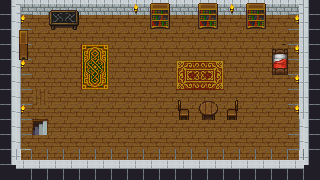

This is a level from a 2D game, rendered from its Tiled map with the project's own tilesets. A one-line summary and the complete map file follow:
An orthogonal 20x12 tile map with 16x15 px tiles, 7 tile layers (black layer 1, black layer 2, wood, wood 2, ...), 2 tilesets.

<map version="1.10" tiledversion="1.10.2" orientation="orthogonal" renderorder="right-down" width="20" height="12" tilewidth="16" tileheight="15" infinite="0" nextlayerid="8" nextobjectid="1">
 <tileset firstgid="1" source="blacktileagain.tsx" />
 <tileset firstgid="553" source="c.tsx" />
 <layer id="1" name="black layer 1" width="20" height="12">
  <data encoding="csv">
312,312,312,312,312,312,312,312,312,312,312,312,312,312,312,312,312,312,312,312,
312,312,312,312,312,312,312,312,312,312,312,312,312,312,312,312,312,312,312,312,
312,312,312,312,312,312,312,312,312,312,312,312,312,312,312,312,312,312,312,312,
312,312,312,312,312,312,312,312,312,312,312,312,312,312,312,312,312,312,312,312,
312,312,312,312,312,312,312,312,312,312,312,312,312,312,312,312,312,312,312,312,
312,312,312,312,312,312,312,312,312,312,312,312,312,312,312,312,312,312,312,312,
312,312,312,312,312,312,312,312,312,312,312,312,312,312,312,312,312,312,312,312,
312,312,312,312,312,312,312,312,312,312,312,312,312,312,312,312,312,312,312,312,
312,312,312,312,312,312,312,312,312,312,312,312,312,312,312,312,312,312,312,312,
312,312,312,312,312,312,312,312,312,312,312,312,312,312,312,312,312,312,312,312,
312,0,0,0,0,0,0,0,0,0,0,0,0,0,0,0,0,0,0,312,
312,312,312,312,312,312,312,312,312,312,312,312,312,312,312,312,312,312,312,312
</data>
 </layer>
 <layer id="2" name="black layer 2" width="20" height="12">
  <data encoding="csv">
335,335,335,335,335,335,335,335,335,335,335,335,335,335,335,335,335,335,335,335,
335,335,335,335,335,335,335,335,335,335,335,335,335,335,335,335,335,335,335,335,
335,335,335,335,335,335,335,335,335,335,335,335,335,335,335,335,335,335,335,335,
335,335,335,335,335,335,335,335,335,335,335,335,335,335,335,335,335,335,335,335,
335,335,335,335,335,335,335,335,335,335,335,335,335,335,335,335,335,335,335,335,
335,335,335,335,335,335,335,335,335,335,335,335,335,335,335,335,335,335,335,335,
335,335,335,335,335,335,335,335,335,335,335,335,335,335,335,335,335,335,335,335,
335,335,335,335,335,335,335,335,335,335,335,335,335,335,335,335,335,335,335,335,
335,335,335,335,335,335,335,335,335,335,335,335,335,335,335,335,335,335,335,335,
335,335,335,335,335,335,335,335,335,335,335,335,335,335,335,335,335,335,335,335,
335,0,0,0,0,0,0,0,0,0,0,0,0,0,0,0,0,0,0,335,
335,0,0,0,0,0,0,0,0,0,0,0,0,0,0,0,0,0,0,335
</data>
 </layer>
 <layer id="3" name="wood" width="20" height="12">
  <data encoding="csv">
0,559,559,559,559,559,559,559,559,559,559,559,559,559,559,559,559,559,559,0,
0,559,559,559,559,559,559,559,559,559,559,559,559,0,0,0,0,0,0,0,
0,559,559,559,559,559,559,559,559,559,559,559,559,0,0,0,0,0,0,0,
0,559,559,559,559,559,559,559,559,559,559,559,559,0,0,0,0,0,0,0,
0,559,559,559,559,559,559,559,559,559,559,559,559,0,0,0,0,0,0,0,
0,559,559,559,559,559,559,559,559,559,559,559,559,0,0,0,0,0,0,0,
0,559,559,559,559,559,559,559,559,559,559,559,559,0,0,0,0,0,0,0,
0,559,559,559,559,559,559,559,559,559,559,559,559,0,0,0,0,0,0,0,
0,559,559,559,559,559,559,559,559,559,559,559,559,0,0,0,0,0,0,0,
0,559,559,559,559,559,559,559,559,559,559,559,559,0,0,0,0,0,0,0,
0,3221226055,559,559,559,559,559,559,559,559,559,559,559,559,559,559,559,559,2684355143,0,
0,0,0,0,0,0,0,0,0,0,0,0,0,0,0,0,0,0,0,0
</data>
 </layer>
 <layer id="4" name="wood 2" width="20" height="12">
  <data encoding="csv">
0,0,0,0,0,0,0,0,0,0,0,0,0,0,0,0,0,0,0,0,
0,0,0,0,0,0,0,0,0,0,0,0,0,559,559,559,559,559,559,0,
0,0,0,0,0,0,0,0,0,0,0,0,0,559,559,559,559,559,559,0,
0,0,0,0,0,0,0,0,0,0,0,0,0,559,559,559,559,559,559,0,
0,0,0,0,0,0,0,0,0,0,0,0,0,559,559,559,559,559,559,0,
0,0,0,0,0,0,0,0,0,0,0,0,0,559,559,559,559,559,559,0,
0,0,1610613295,0,0,0,0,0,0,0,0,0,0,559,559,559,559,559,559,0,
0,0,0,0,0,0,0,0,0,0,0,0,0,559,559,559,559,559,559,0,
0,0,1610613295,0,0,0,0,0,0,0,0,0,0,559,559,559,559,559,559,0,
0,0,0,0,0,0,0,0,0,0,0,0,0,559,559,559,559,559,559,0,
0,559,0,0,0,0,0,0,0,0,0,0,0,0,0,0,0,0,559,0,
0,0,0,0,0,0,0,0,0,0,0,0,0,0,0,0,0,0,0,0
</data>
 </layer>
 <layer id="5" name="furniture" width="20" height="12">
  <data encoding="csv">
0,581,582,582,582,582,582,582,582,582,582,582,582,582,582,582,582,582,583,0,
0,588,0,0,0,0,0,0,0,0,0,0,0,0,0,0,0,0,590,0,
0,588,0,0,0,0,0,0,0,0,0,0,0,0,0,0,0,0,590,0,
0,588,0,0,0,0,0,0,0,0,0,0,0,0,0,0,0,0,590,0,
0,588,0,0,0,0,0,0,0,0,0,0,0,0,0,0,0,0,590,0,
0,588,0,0,0,0,0,0,0,0,0,0,0,0,0,0,0,0,590,0,
0,588,0,0,0,0,0,0,0,0,0,0,0,0,0,0,0,0,590,0,
0,588,0,0,0,0,0,0,0,0,0,0,0,0,0,0,0,0,0,0,
0,588,0,0,0,0,0,0,0,0,0,0,0,0,0,0,0,0,0,0,
0,588,0,0,0,0,0,0,0,0,0,0,0,0,0,0,0,0,0,0,
0,3221226062,2684355150,2684355150,2684355150,2684355150,2684355150,2684355150,2684355150,2684355150,2684355150,2684355150,2684355150,2684355150,2684355150,2684355150,2684355150,2684355150,590,0,
0,0,0,0,0,0,0,0,0,0,0,0,0,0,0,0,0,0,0,0
</data>
 </layer>
 <layer id="6" name="furniture 2" width="20" height="12">
  <data encoding="csv">
3221226060,0,0,607,608,0,0,0,594,0,0,0,598,599,594,598,599,0,0,588,
3221226060,580,0,614,615,0,0,0,0,0,0,0,605,606,0,605,606,0,573,588,
3221226060,629,0,0,0,0,0,0,0,0,0,0,0,0,0,0,0,0,0,588,
3221226060,636,0,0,0,2684355120,2684355113,0,0,0,0,0,0,0,0,0,0,585,573,588,
3221226060,580,0,0,0,2684355121,2684355114,0,0,0,0,556,557,558,0,0,0,592,0,588,
3221226060,0,0,0,0,2684355122,2684355115,0,0,0,0,563,564,565,0,0,0,0,573,588,
3221226060,0,0,0,0,0,0,0,0,0,0,0,571,572,0,0,0,0,0,588,
3221226060,580,0,0,0,0,0,0,0,0,0,0,578,579,0,0,0,0,590,588,
3221226060,0,600,0,0,0,0,0,0,0,0,0,0,0,0,0,0,0,3221226060,588,
3221226060,0,0,0,0,0,0,0,0,0,0,0,0,0,0,0,0,0,3221226060,588,
0,2684355150,0,0,0,0,0,0,0,0,0,0,0,0,0,0,0,0,2684355150,0,
0,0,0,0,0,0,0,0,0,0,0,0,0,0,0,0,0,0,0,0
</data>
 </layer>
 <layer id="7" name="furniture 3" width="20" height="12">
  <data encoding="csv">
0,0,0,0,0,0,0,0,0,598,599,0,0,0,0,0,0,0,0,0,
0,0,0,0,0,0,0,0,0,605,606,0,0,0,0,0,0,0,0,0,
0,0,0,0,0,0,0,0,0,0,0,0,0,0,0,0,0,0,0,0,
0,0,0,0,0,0,0,0,0,0,0,0,0,0,0,0,0,0,0,0,
0,0,0,0,0,0,0,0,0,0,0,0,0,0,0,0,0,0,0,0,
0,0,0,0,0,0,0,0,0,0,0,0,0,0,0,0,0,0,0,0,
0,0,0,0,0,0,0,0,0,0,0,570,0,0,569,0,0,0,0,0,
0,0,0,0,0,0,0,0,0,0,0,577,0,0,576,0,0,0,573,0,
0,0,0,0,0,0,0,0,0,0,0,0,0,0,0,0,0,0,0,0,
0,0,0,0,0,0,0,0,0,0,0,0,0,0,0,0,0,0,0,0,
3221226060,0,0,0,0,0,0,0,0,0,0,0,0,0,0,0,0,0,0,588,
0,2684355148,2684355148,2684355148,2684355148,2684355148,2684355148,2684355148,2684355148,2684355148,2684355148,2684355148,2684355148,2684355148,2684355148,2684355148,2684355148,2684355148,2684355148,0
</data>
 </layer>
</map>
